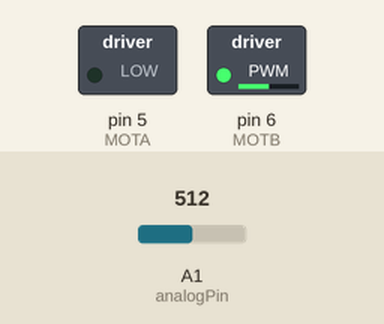
Recording of a sketch running on a simulated Arduino Uno, built with avr-gcc and run on an emulated ATmega328P. On the bench: switched loads named in the sketch (green lamp = pin HIGH). The test bench sets the inputs (shaded band); at power-on: A1 (analogPin) = 512.

Above: at 1.2 s.
1.3 s: A1 (analogPin) set to 716
At 1.8 s:
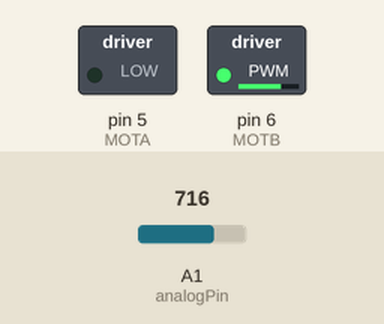
2.8 s: A1 (analogPin) set to 900
At 4.0 s:
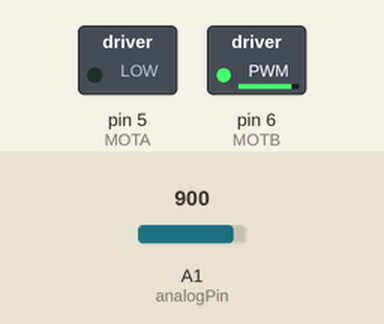
4.3 s: A1 (analogPin) set to 122
At 5.3 s:
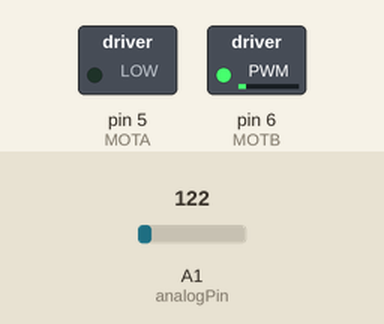
5.8 s: A1 (analogPin) set to 0
At 6.4 s:
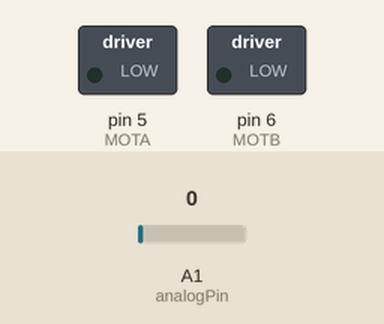
Timing chart, 0 to 8.3 s (numbered marks = the images above; inputs shaded):
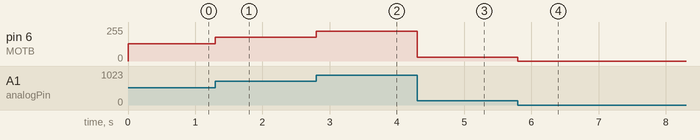

Measured:
- after the input at 1.3 s, pin 6 (MOTB): 128/255 → 179/255 at once
- after the input at 2.8 s, pin 6 (MOTB): 179/255 → 225/255 at once
- after the input at 4.3 s, pin 6 (MOTB): 225/255 → 30/255 at once
- after the input at 5.8 s, pin 6 (MOTB): 30/255 → 0/255 at once

The sketch:

Motor_Ex1.ino
```cpp
#define MOTA 5
#define MOTB 6
int analogPin = A1;   // Potentiometer connected to analog pin 1
int val = 0;         // Variable to store the read value
boolean dir = true;  // Motor's direction

void setup()
{
  pinMode(MOTA, OUTPUT);   // sets the pin as output
  pinMode(MOTB, OUTPUT);   // sets the pin as output
  digitalWrite(MOTA,LOW);
}

void loop()
{

  val = analogRead(analogPin);   // Read the input pin
  analogWrite(MOTB, val / 4);    // AnalogWrite values from 0 to 255
}
```
